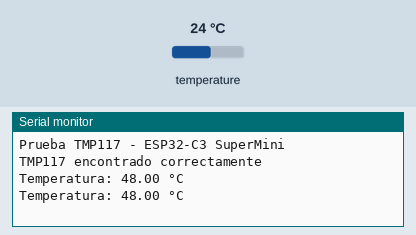
A sketch run on a simulated ESP32-C3. Shown: the last lines printed to the serial monitor. Wiring (inferred from the names in the program): TMP102 temperature sensor at I2C address 0x48. Inputs (shaded band) come from the test bench; at power-on: temperature 24 °C.

Above: at 2.2 s.
2.3 s: temperature set to 12 °C
At 3.6 s:
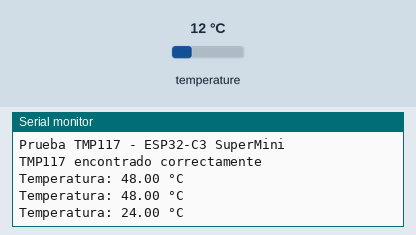
3.8 s: temperature set to 19 °C
At 4.8 s:
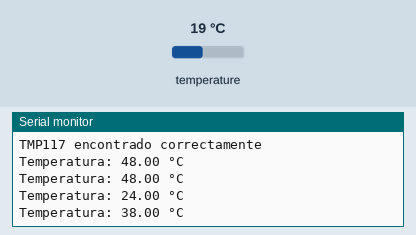
Timing chart, 0 to 6.8 s (numbered marks = the images above; inputs shaded):
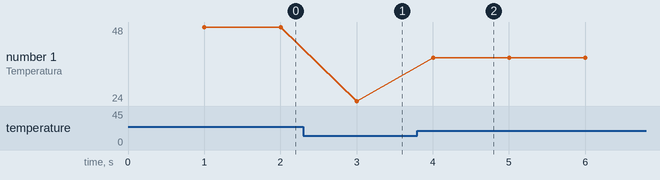

Measured:
- after the input at 2.3 s, the serial monitor: prints a new line after 0.70 s (image 1)
- after the input at 3.8 s, the serial monitor: prints a new line after 0.20 s (image 2)
- plotted number 1: 48 → 24 after the input at 2.3 s, 24 → 38 after the input at 3.8 s

The sketch:

CODE_TMP117.ino
```cpp
// =======================================================
// PRUEBA BÁSICA DEL SENSOR TMP117 CON ESP32-C3 SUPERMINI
// Lectura de temperatura por comunicación I2C
// =======================================================

#include <Wire.h>

// ===============================
// PINES I2C ESP32-C3 SUPERMINI
// ===============================

// Pines usados para el bus I2C
#define SDA_PIN 8
#define SCL_PIN 9

// ===============================
// DIRECCIONES DEL TMP117
// ===============================

// Dirección I2C típica del TMP117.
// Puede cambiar a 0x49, 0x4A o 0x4B dependiendo del pin ADDR.
#define TMP117_ADDRESS 0x48

// Registro de temperatura del TMP117.
#define TMP117_TEMP_REG 0x00

// Resolución del TMP117.
// Cada bit equivale a 0.0078125 °C.
#define TMP117_RESOLUTION 0.0078125

// ===============================
// SETUP
// ===============================

void setup() {
  // Inicializa el Monitor Serial.
  Serial.begin(115200);

  // Pequeña espera para permitir abrir el Monitor Serial.
  delay(1000);

  Serial.println("Prueba TMP117 - ESP32-C3 SuperMini");

  // Inicializa el bus I2C usando GPIO8 como SDA y GPIO9 como SCL.
  Wire.begin(SDA_PIN, SCL_PIN);

  // Configura la velocidad del bus I2C a 100 kHz.
  Wire.setClock(100000);

  // Verifica si el TMP117 responde en la dirección configurada.
  Wire.beginTransmission(TMP117_ADDRESS);

  if (Wire.endTransmission() == 0) {
    Serial.println("TMP117 encontrado correctamente");
  } else {
    Serial.println("TMP117 no encontrado");
    Serial.println("Revisar conexion VCC, GND, SDA, SCL o direccion I2C");
    while (1);
  }
}

// ===============================
// LOOP
// ===============================

void loop() {
  float temperatura = 0.0;

  // Se llama a la función de lectura.
  bool lecturaCorrecta = leerTemperaturaTMP117(temperatura);

  if (lecturaCorrecta) {
    // Si la lectura fue correcta, se muestra la temperatura.
    Serial.print("Temperatura: ");
    Serial.print(temperatura, 2);
    Serial.println(" °C");
  } else {
    // Si hubo error de comunicación, se muestra advertencia.
    Serial.println("Error al leer el TMP117");
  }

  // Espera 1 segundo antes de realizar una nueva lectura.
  delay(1000);
}

// =======================================================
// FUNCIÓN DE LECTURA DEL TMP117
// =======================================================

bool leerTemperaturaTMP117(float &temperaturaC) {
  // Se inicia comunicación con el TMP117.
  Wire.beginTransmission(TMP117_ADDRESS);

  // Se selecciona el registro de temperatura.
  Wire.write(TMP117_TEMP_REG);

  // Se finaliza la escritura sin liberar completamente el bus.
  // Esto permite realizar una lectura inmediatamente después.
  if (Wire.endTransmission(false) != 0) {
    return false;
  }

  // Se solicitan 2 bytes al TMP117.
  // El registro de temperatura está formado por MSB y LSB.
  Wire.requestFrom(TMP117_ADDRESS, 2);

  // Se verifica que se hayan recibido los 2 bytes esperados.
  if (Wire.available() < 2) {
    return false;
  }

  // Se lee el byte más significativo.
  uint8_t msb = Wire.read();

  // Se lee el byte menos significativo.
  uint8_t lsb = Wire.read();

  // Se combinan ambos bytes en un entero de 16 bits con signo.
  int16_t rawTemp = (int16_t)((msb << 8) | lsb);

  // Se convierte el valor crudo a grados Celsius.
  temperaturaC = rawTemp * TMP117_RESOLUTION;

  // Se indica que la lectura fue correcta.
  return true;
}
```
